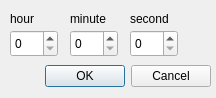
<?xml version="1.0" encoding="UTF-8"?>
<ui version="4.0">
 <class>CountdownFromTheMiddle</class>
 <widget class="QDialog" name="CountdownFromTheMiddle">
  <property name="geometry">
   <rect>
    <x>0</x>
    <y>0</y>
    <width>216</width>
    <height>98</height>
   </rect>
  </property>
  <property name="windowTitle">
   <string>FromTheMiddle</string>
  </property>
  <widget class="QDialogButtonBox" name="buttonBox">
   <property name="geometry">
    <rect>
     <x>10</x>
     <y>60</y>
     <width>201</width>
     <height>32</height>
    </rect>
   </property>
   <property name="orientation">
    <enum>Qt::Horizontal</enum>
   </property>
   <property name="standardButtons">
    <set>QDialogButtonBox::Cancel|QDialogButtonBox::Ok</set>
   </property>
  </widget>
  <widget class="QSpinBox" name="hour">
   <property name="geometry">
    <rect>
     <x>10</x>
     <y>30</y>
     <width>48</width>
     <height>27</height>
    </rect>
   </property>
  </widget>
  <widget class="QSpinBox" name="minute">
   <property name="geometry">
    <rect>
     <x>70</x>
     <y>30</y>
     <width>48</width>
     <height>27</height>
    </rect>
   </property>
  </widget>
  <widget class="QSpinBox" name="second">
   <property name="geometry">
    <rect>
     <x>130</x>
     <y>30</y>
     <width>48</width>
     <height>27</height>
    </rect>
   </property>
  </widget>
  <widget class="QLabel" name="label">
   <property name="geometry">
    <rect>
     <x>10</x>
     <y>10</y>
     <width>41</width>
     <height>17</height>
    </rect>
   </property>
   <property name="text">
    <string>hour</string>
   </property>
  </widget>
  <widget class="QLabel" name="label_2">
   <property name="geometry">
    <rect>
     <x>70</x>
     <y>10</y>
     <width>51</width>
     <height>17</height>
    </rect>
   </property>
   <property name="text">
    <string>minute</string>
   </property>
  </widget>
  <widget class="QLabel" name="label_3">
   <property name="geometry">
    <rect>
     <x>130</x>
     <y>10</y>
     <width>67</width>
     <height>17</height>
    </rect>
   </property>
   <property name="text">
    <string>second</string>
   </property>
  </widget>
 </widget>
 <resources/>
 <connections>
  <connection>
   <sender>buttonBox</sender>
   <signal>accepted()</signal>
   <receiver>CountdownFromTheMiddle</receiver>
   <slot>accept()</slot>
   <hints>
    <hint type="sourcelabel">
     <x>248</x>
     <y>254</y>
    </hint>
    <hint type="destinationlabel">
     <x>157</x>
     <y>274</y>
    </hint>
   </hints>
  </connection>
  <connection>
   <sender>buttonBox</sender>
   <signal>rejected()</signal>
   <receiver>CountdownFromTheMiddle</receiver>
   <slot>reject()</slot>
   <hints>
    <hint type="sourcelabel">
     <x>316</x>
     <y>260</y>
    </hint>
    <hint type="destinationlabel">
     <x>286</x>
     <y>274</y>
    </hint>
   </hints>
  </connection>
 </connections>
</ui>
